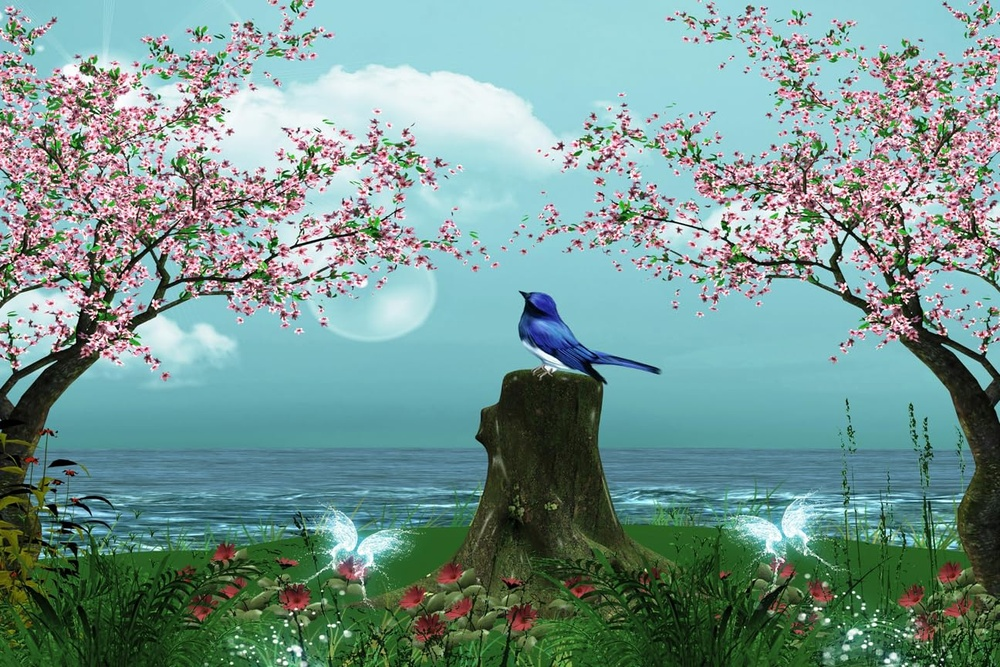
#> input picture 71oDTJru50L.jpg, 1000 x 667 px, shrunk from 1296 x 864 before the run
$ jupyter execute --allow-errors 22.APIProject.ipynb   (shell and % lines are left out)
#> lines starting #> are read from the running program, lines starting #| are printed output that depends on the picture
[cell 1]
import sys

[cell 2]
import requests
from datetime import datetime
from zoneinfo import ZoneInfo
from PIL import Image
def getWeather():
    api_keys = "f3d23ab84146eaf779dbe1fcb07bc122"
    cityName = input("Enter city name: ")
#> the answer given: 71oDTJru50L.jpg
    url = f"https://api.openweathermap.org/data/2.5/weather?q={cityName}&appid=f3d23ab84146eaf779dbe1fcb07bc122"
    print(url)
    response = requests.get(url)
    print(response)
    if response.status_code == 200:
        data  = response.json()
        # print(data)
        print("=============Details Temperature===============")
        # print("==============Country Name===================")
        countryName = data["sys"]["country"]
        print("Country Name:", countryName)
        # print("=============City Name======================")
        cityName = data["name"]
        print("City Name:",cityName)
        # print("===============Minimum Temperature==========")
        temp = data['main']['temp']
        # print(temp)
        # Formula
        # 0K − 273.15 = -273.1°C
        tempCelsius = temp - 273.15
        print(f"Current Temperature:{tempCelsius:.2f}°C")
        # print("==================Feels Like=================")
        feelsLike = data["main"]["feels_like"]
        tempFeels = feelsLike-273.15
        print(f"Feels Like:{tempFeels:.2f}°C")
        # print(type(data))


        weather = data['weather'][0]['id']
        print(weather)


        # sunrise and sunset


        timestamp = data["sys"]["sunrise"]
        timestamp2 = data["sys"]["sunset"]

        ist_time = datetime.fromtimestamp(timestamp, ZoneInfo("Asia/Kolkata"))
        ist_time2 = datetime.fromtimestamp(timestamp2, ZoneInfo("Asia/Kolkata"))

        print("Sunrise:", ist_time.strftime("%d-%m-%Y %I:%M:%S %p"))
        print("Sunset:", ist_time2.strftime("%d-%m-%Y %I:%M:%S %p"))


        icon_code = data["weather"][0]["icon"]
        # Build the full image URL


        icon_url = f"https://openweathermap.org/img/wn/{icon_code}@2x.png"

        response = requests.get(icon_url)

        with open("weather_icon.png", "wb") as file:
            file.write(response.content)

        print("Image Saved")

getWeather()
#> (the call stopped at in getWeather, `response = requests.get(url)`: the network is not available in this run)

#> (a cell that did not finish here is left out)

[cell 4]
# pip install Pillow
# %pip install pillow
import sys
print(sys.executable)

from PIL import Image
print("Pillow Installed Successfully")

[cell 5]
from PIL import Image
with Image.open("71oDTJru50L.jpg") as im:
#> im is the input picture: PIL image 1000x667 RGB; mean R, G, B 117.8, 149.7, 143.8
    im.rotate(45).show()
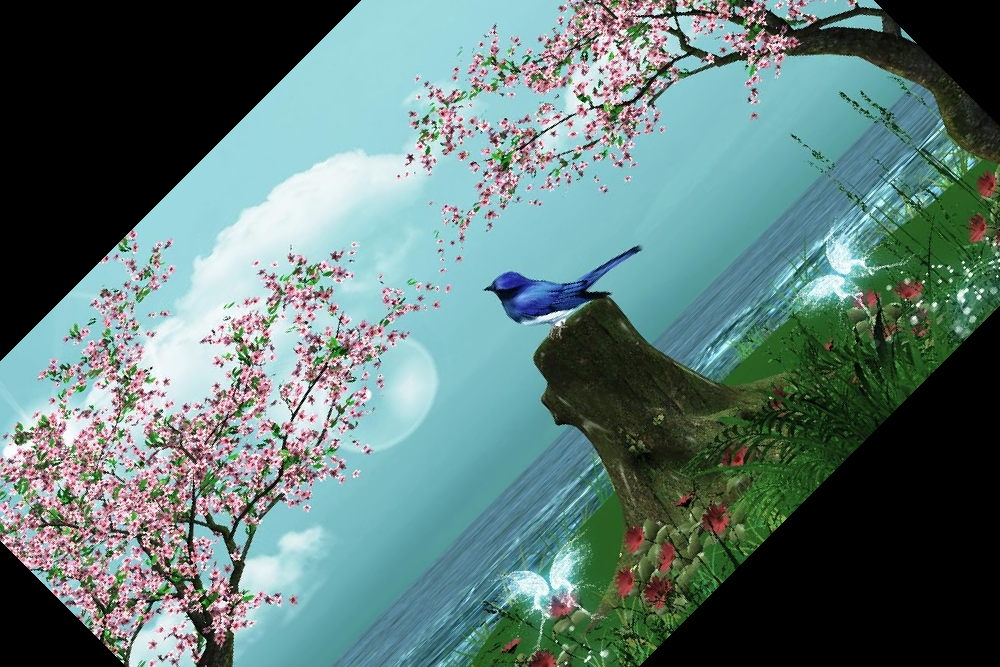
#> shown: PIL image 1000x667 RGB; mean R, G, B 94.2, 120.4, 117
